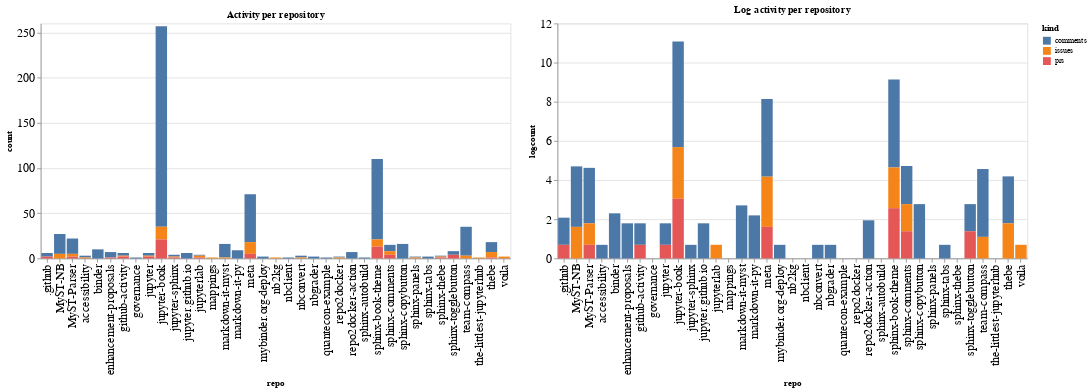

The notebook cell saved with this chart:
### Code cell
ch1 = alt.Chart(repo_summaries, width=600, title="Activity per repository").mark_bar().encode(
    x='repo',
    y='count',
    color='kind',
    tooltip="kind"
)

ch2 = alt.Chart(repo_summaries, width=600, title="Log activity per repository").mark_bar().encode(
    x='repo',
    y='logcount',
    color='kind',
    tooltip="kind"
)

ch1 | ch2

### Figure 1 — Vega-Lite specification as saved in the notebook (floating-point values rounded to 4 significant figures)
{"config": {"axisLeft": {"labelFontSize": 15}, "axisBottom": {"labelFontSize": 15}}, "hconcat": [{"mark": "bar", "encoding": {"color": {"type": "nominal", "field": "kind"}, "tooltip": {"type": "nominal", "field": "kind"}, "x": {"type": "nominal", "field": "repo"}, "y": {"type": "quantitative", "field": "count"}}, "title": "Activity per repository", "width": 600}, {"mark": "bar", "encoding": {"color": {"type": "nominal", "field": "kind"}, "tooltip": {"type": "nominal", "field": "kind"}, "x": {"type": "nominal", "field": "repo"}, "y": {"type": "quantitative", "field": "logcount"}}, "title": "Log activity per repository", "width": 600}], "data": {"name": "data-e489581974337f67627499d36cdeade3"}, "$schema": "https://vega.github.io/schema/vega-lite/v4.8.1.json", "datasets": {"data-e489581974337f67627499d36cdeade3": [{"repo": ".github", "kind": "comments", "count": 4, "logcount": 1.386}, {"repo": ".github", "kind": "prs", "count": 2, "logcount": 0.6931}, {"repo": "MyST-NB", "kind": "comments", "count": 22, "logcount": 3.091}, {"repo": "MyST-NB", "kind": "issues", "count": 5, "logcount": 1.609}, {"repo": "MyST-Parser", "kind": "comments", "count": 17, "logcount": 2.833}, {"repo": "MyST-Parser", "kind": "issues", "count": 3, "logcount": 1.099}, {"repo": "MyST-Parser", "kind": "prs", "count": 2, "logcount": 0.6931}, {"repo": "accessibility", "kind": "comments", "count": 2, "logcount": 0.6931}, {"repo": "accessibility", "kind": "issues", "count": 1, "logcount": 0.0}, {"repo": "binder", "kind": "comments", "count": 10, "logcount": 2.303}, {"repo": "enhancement-proposals", "kind": "comments", "count": 6, "logcount": 1.792}, {"repo": "enhancement-proposals", "kind": "prs", "count": 1, "logcount": 0.0}, {"repo": "github-activity", "kind": "comments", "count": 3, "logcount": 1.099}, {"repo": "github-activity", "kind": "issues", "count": 1, "logcount": 0.0}, {"repo": "github-activity", "kind": "prs", "count": 2, "logcount": 0.6931}, {"repo": "governance", "kind": "comments", "count": 1, "logcount": 0.0}, {"repo": "jupyter", "kind": "comments", "count": 3, "logcount": 1.099}, {"repo": "jupyter", "kind": "issues", "count": 1, "logcount": 0.0}, {"repo": "jupyter", "kind": "prs", "count": 2, "logcount": 0.6931}, {"repo": "jupyter-book", "kind": "comments", "count": 222, "logcount": 5.403}, {"repo": "jupyter-book", "kind": "issues", "count": 14, "logcount": 2.639}, {"repo": "jupyter-book", "kind": "prs", "count": 21, "logcount": 3.045}, {"repo": "jupyter-sphinx", "kind": "comments", "count": 2, "logcount": 0.6931}, {"repo": "jupyter-sphinx", "kind": "issues", "count": 1, "logcount": 0.0}, {"repo": "jupyter-sphinx", "kind": "prs", "count": 1, "logcount": 0.0}, {"repo": "jupyter.github.io", "kind": "comments", "count": 6, "logcount": 1.792}, {"repo": "jupyterlab", "kind": "comments", "count": 1, "logcount": 0.0}, {"repo": "jupyterlab", "kind": "issues", "count": 2, "logcount": 0.6931}, {"repo": "jupyterlab", "kind": "prs", "count": 1, "logcount": 0.0}, {"repo": "mappings", "kind": "issues", "count": 1, "logcount": 0.0}, {"repo": "markdown-it-myst", "kind": "comments", "count": 15, "logcount": 2.708}, {"repo": "markdown-it-myst", "kind": "issues", "count": 1, "logcount": 0.0}, {"repo": "markdown-it-py", "kind": "comments", "count": 9, "logcount": 2.197}, {"repo": "meta", "kind": "comments", "count": 53, "logcount": 3.97}, {"repo": "meta", "kind": "issues", "count": 13, "logcount": 2.565}, {"repo": "meta", "kind": "prs", "count": 5, "logcount": 1.609}, {"repo": "mybinder.org-deploy", "kind": "comments", "count": 2, "logcount": 0.6931}, {"repo": "nb2kg", "kind": "issues", "count": 1, "logcount": 0.0}, {"repo": "nbclient", "kind": "comments", "count": 1, "logcount": 0.0}, {"repo": "nbconvert", "kind": "comments", "count": 2, "logcount": 0.6931}, {"repo": "nbconvert", "kind": "issues", "count": 1, "logcount": 0.0}, {"repo": "nbgrader", "kind": "comments", "count": 2, "logcount": 0.6931}, {"repo": "quantecon-example", "kind": "comments", "count": 1, "logcount": 0.0}, {"repo": "repo2docker", "kind": "comments", "count": 1, "logcount": 0.0}, {"repo": "repo2docker", "kind": "issues", "count": 1, "logcount": 0.0}, {"repo": "repo2docker-action", "kind": "comments", "count": 7, "logcount": 1.946}, {"repo": "sphinx-autobuild", "kind": "comments", "count": 1, "logcount": 0.0}, {"repo": "sphinx-book-theme", "kind": "comments", "count": 89, "logcount": 4.489}, {"repo": "sphinx-book-theme", "kind": "issues", "count": 8, "logcount": 2.079}, {"repo": "sphinx-book-theme", "kind": "prs", "count": 13, "logcount": 2.565}, {"repo": "sphinx-comments", "kind": "comments", "count": 7, "logcount": 1.946}, {"repo": "sphinx-comments", "kind": "issues", "count": 4, "logcount": 1.386}, {"repo": "sphinx-comments", "kind": "prs", "count": 4, "logcount": 1.386}, {"repo": "sphinx-copybutton", "kind": "comments", "count": 16, "logcount": 2.773}, {"repo": "sphinx-panels", "kind": "comments", "count": 1, "logcount": 0.0}, {"repo": "sphinx-panels", "kind": "issues", "count": 1, "logcount": 0.0}, {"repo": "sphinx-tabs", "kind": "comments", "count": 2, "logcount": 0.6931}, {"repo": "sphinx-thebe", "kind": "comments", "count": 1, "logcount": 0.0}, {"repo": "sphinx-thebe", "kind": "issues", "count": 1, "logcount": 0.0}, {"repo": "sphinx-thebe", "kind": "prs", "count": 1, "logcount": 0.0}, {"repo": "sphinx-togglebutton", "kind": "comments", "count": 4, "logcount": 1.386}, {"repo": "sphinx-togglebutton", "kind": "prs", "count": 4, "logcount": 1.386}, {"repo": "team-compass", "kind": "comments", "count": 32, "logcount": 3.466}, {"repo": "team-compass", "kind": "issues", "count": 3, "logcount": 1.099}, {"repo": "the-littlest-jupyterhub", "kind": "issues", "count": 1, "logcount": 0.0}, {"repo": "thebe", "kind": "comments", "count": 11, "logcount": 2.398}, {"repo": "thebe", "kind": "issues", "count": 6, "logcount": 1.792}, {"repo": "thebe", "kind": "prs", "count": 1, "logcount": 0.0}, {"repo": "voila", "kind": "issues", "count": 2, "logcount": 0.6931}]}}
